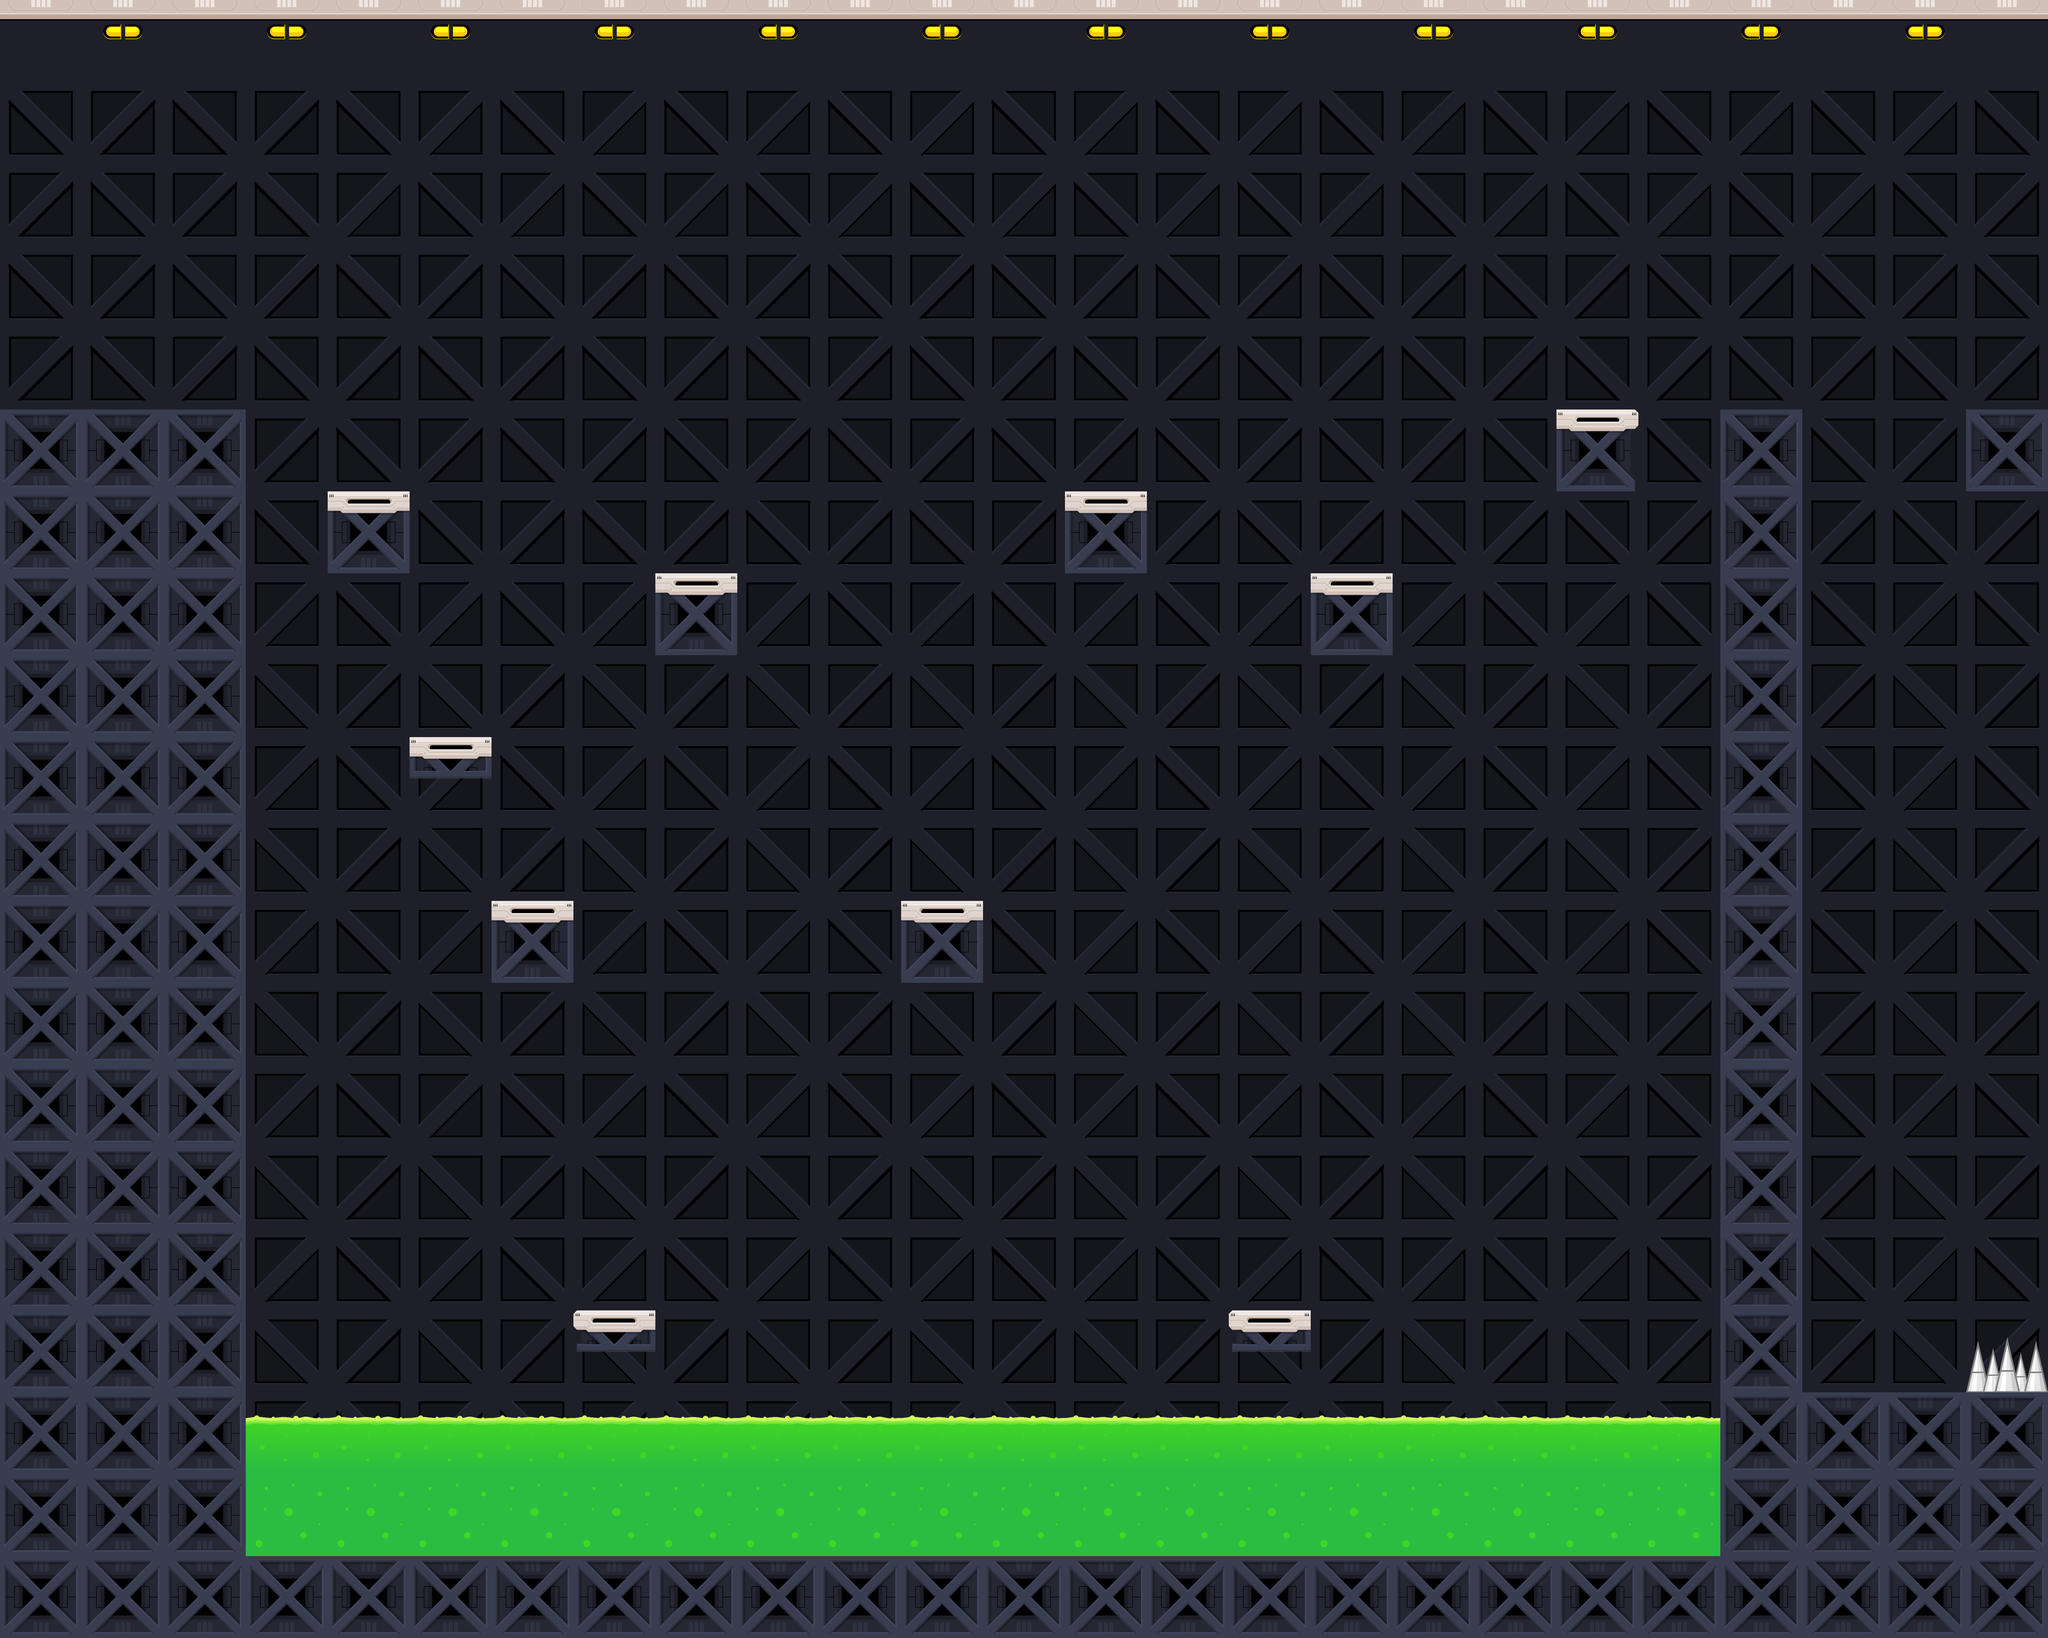

A 2D game scene composited from a Tiled map and its tileset images. What follows is a short description and the map's XML, with every tile layer's data as written:
An orthogonal 25x20 tile map with 256x256 px tiles, 2 tile layers (BackGround, Level_Tiles), 2 tilesets and 13 objects (2x Door, Timer, Bottom-Gun-Bottom, Bottom-Gun2-Bottom, Bottom-Gun-Head, ...).

<map version="1.9" tiledversion="1.9.2" orientation="orthogonal" renderorder="right-down" width="25" height="20" tilewidth="256" tileheight="256" infinite="0" nextlayerid="4" nextobjectid="47">
 <editorsettings>
  <export format="tmx" />
 </editorsettings>
 <tileset firstgid="1" source="Org_Tiles.tsx" />
 <tileset firstgid="37" source="Org_Objects.tsx" />
 <layer id="1" name="BackGround" width="25" height="20">
  <data encoding="csv">
4,3,4,3,4,3,4,3,4,3,4,3,4,3,4,3,4,3,4,3,4,3,4,3,4,
6,5,6,2147483654,6,8,6,8,6,8,6,8,6,8,6,8,6,8,6,8,6,8,6,8,6,
5,6,5,6,8,6,8,6,8,6,8,6,8,6,8,6,8,6,8,6,8,6,8,6,5,
6,2147483654,6,2147483654,6,2147483654,6,2147483654,6,2147483654,6,2147483654,6,2147483654,6,2147483654,6,2147483654,6,2147483654,6,2147483654,6,2147483654,6,
5,2147483653,5,2147483653,5,2147483653,5,2147483653,5,2147483653,5,2147483653,5,2147483653,5,2147483653,5,2147483653,5,2147483653,5,2147483653,5,2147483653,5,
6,2147483654,6,2147483654,6,2147483654,6,2147483654,6,2147483654,6,2147483654,6,2147483654,6,2147483654,6,2147483654,6,2147483654,6,2147483654,6,2147483654,6,
5,2147483653,5,2147483653,5,2147483653,5,2147483653,5,2147483653,5,2147483653,5,2147483653,5,2147483653,5,2147483653,5,2147483653,5,2147483653,5,2147483653,5,
6,8,6,8,6,8,6,8,6,8,6,8,6,8,6,8,6,8,6,8,6,8,6,8,6,
5,7,5,7,5,7,5,7,5,7,5,7,5,7,5,7,5,7,5,7,5,7,5,7,5,
6,8,6,8,6,8,6,8,6,8,6,8,6,8,6,8,6,8,6,8,6,8,6,8,6,
5,7,5,7,5,7,5,7,5,7,5,7,5,7,5,7,5,7,5,7,5,7,5,7,5,
6,8,6,8,6,8,6,8,6,8,6,8,6,8,6,8,6,8,6,8,6,8,6,8,6,
5,7,5,7,5,7,5,7,5,7,5,7,5,7,5,7,5,7,5,7,5,7,5,7,5,
6,8,6,8,6,8,6,8,6,8,6,8,6,8,6,8,6,8,6,8,6,8,6,8,6,
5,7,5,7,5,7,5,7,5,7,5,7,5,7,5,7,5,7,5,7,5,7,5,7,5,
6,8,6,8,6,8,6,8,6,8,6,8,6,8,6,8,6,8,6,8,6,8,6,8,6,
5,7,5,7,5,7,5,7,5,7,5,7,5,7,5,7,5,7,5,7,5,7,5,7,5,
6,8,6,8,6,8,6,8,6,8,6,8,6,8,6,8,6,8,6,8,6,8,6,8,6,
5,7,5,7,5,7,5,7,5,7,5,7,5,7,5,7,5,7,5,7,5,7,5,7,5,
6,8,6,8,6,8,6,8,6,8,6,8,6,8,6,8,6,8,6,8,6,8,6,8,6
</data>
 </layer>
 <layer id="2" name="Level_Tiles" width="25" height="20">
  <data encoding="csv">
0,0,0,0,0,0,0,0,0,0,0,0,0,0,0,0,0,0,0,0,0,0,0,0,0,
0,0,0,0,0,0,0,0,0,0,0,0,0,0,0,0,0,0,0,0,0,0,0,0,0,
0,0,0,0,0,0,0,0,0,0,0,0,0,0,0,0,0,0,0,0,0,0,0,0,0,
0,0,0,0,0,0,0,0,0,0,0,0,0,0,0,0,0,0,0,0,0,0,0,0,0,
0,0,0,0,0,0,0,0,0,0,0,0,0,0,0,0,0,0,0,0,0,0,0,0,0,
18,18,18,0,0,0,0,0,0,0,0,0,0,0,0,0,0,0,0,16,0,18,0,0,18,
18,18,18,0,15,0,0,0,0,0,0,0,0,15,0,0,0,0,0,0,0,18,0,0,0,
18,18,18,0,0,0,0,0,15,0,0,0,0,0,0,0,15,0,0,0,0,18,0,0,0,
18,18,18,0,0,0,0,0,0,0,0,0,0,0,0,0,0,0,0,0,0,18,0,0,0,
18,18,18,0,0,26,0,0,0,0,0,0,0,0,0,0,0,0,0,0,0,18,0,0,0,
18,18,18,0,0,0,0,0,0,0,0,0,0,0,0,0,0,0,0,0,0,18,0,0,0,
18,18,18,0,0,0,15,0,0,0,0,15,0,0,0,0,0,0,0,0,0,18,0,0,0,
18,18,18,0,0,0,0,0,0,0,0,0,0,0,0,0,0,0,0,0,0,18,0,0,0,
18,18,18,0,0,0,0,0,0,0,0,0,0,0,0,0,0,0,0,0,0,18,0,0,0,
18,18,18,0,0,0,0,0,0,0,0,0,0,0,0,0,0,0,0,0,0,18,0,0,0,
18,18,18,0,0,0,0,0,0,0,0,0,0,0,0,0,0,0,0,0,0,18,0,0,0,
18,18,18,0,0,0,0,25,0,0,0,0,0,0,0,25,0,0,0,0,0,18,0,0,34,
18,18,18,1,1,1,1,1,1,1,1,1,1,1,1,1,1,1,1,1,1,18,18,18,18,
18,18,18,2,2,2,2,2,2,2,2,2,2,2,2,2,2,2,2,2,2,18,18,18,18,
18,18,18,18,18,18,18,18,18,18,18,18,18,18,18,18,18,18,18,18,18,18,18,18,18
</data>
 </layer>
 <objectgroup id="3" name="Level_Objects">
  <object id="2" name="Start_Door" class="Door" gid="37" x="18.6652" y="1276.37" width="704" height="1064" />
  <object id="6" name="Finish_Door" class="Door" gid="39" x="5660.15" y="4326.57" width="721" height="1088" />
  <object id="24" name="Timer" gid="41" x="5394.52" y="1291.94" width="248" height="577" />
  <object id="29" x="3819.04" y="2627.9" width="83" height="19">
   <text wrap="1">Hello World</text>
  </object>
  <object id="30" x="3392.22" y="2398.56" width="83" height="19">
   <text wrap="1">Hello World</text>
  </object>
  <object id="31" x="3392.22" y="2398.56" width="83" height="19">
   <text wrap="1">Hello World</text>
  </object>
  <object id="32" x="3404.96" y="2398.56" width="83" height="90">
   <text wrap="1">Hello World</text>
  </object>
  <object id="33" x="3392.22" y="2398.56" width="200" height="200">
   <text wrap="1">Tile(2) and Tile(13)</text>
  </object>
  <object id="42" name="Bottom-Gun-Bottom" gid="60" x="1834.38" y="4241.85" width="230" height="202" />
  <object id="43" name="Bottom-Gun2-Bottom" gid="60" x="3892.07" y="4165.4" width="230" height="202" />
  <object id="44" name="Bottom-Gun-Head" gid="61" x="1840.05" y="3981.47" width="104" height="381" />
  <object id="45" name="Bottom-Gun2-Head" gid="61" x="3993.29" y="3994.21" width="104" height="381" />
  <object id="46" x="3172.53" y="2000.35">
   <ellipse />
  </object>
 </objectgroup>
</map>
